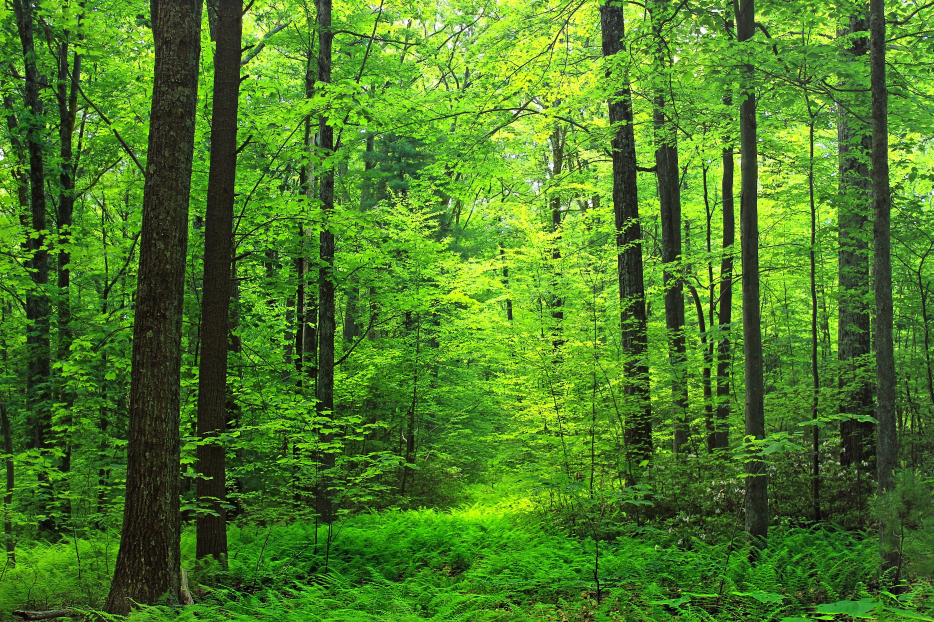
#> input picture Forrest.jpg, 2800 x 1866 px (shown at 1/3 size)
$ python -i generate_puzzle_pieces.py   (imports and definitions only)
#> lines starting #> are read from the running program, lines starting #| are printed output that depends on the picture
from PIL import Image
import math
import matplotlib.pyplot as plt
import random

class Image_Puzzle:

    def __init__(self, image_path, max_dim=1080):
        self.image = self._crop_to_square_center(image_path, max_dim)
        self.pieces = []
        self.placement_dict = {}

    def _crop_to_square_center(self, image_path, max_dim):
#> called with image_path = 'Forrest.jpg', max_dim = 1080
        image = Image.open(image_path)
#> image is the input picture: PIL image 2800x1866 RGB; mean R, G, B 76.9, 124, 37.8
        width, height = image.size
#> width = 2800; height = 1866
        side_length = min(width, height)
#> side_length = 1866

        left = (width - side_length) // 2
#> left = 467
        top = (height - side_length) // 2
#> top = 0
        right = left + side_length
#> right = 2333
        bottom = top + side_length
#> bottom = 1866
        square = image.crop((left, top, right, bottom))
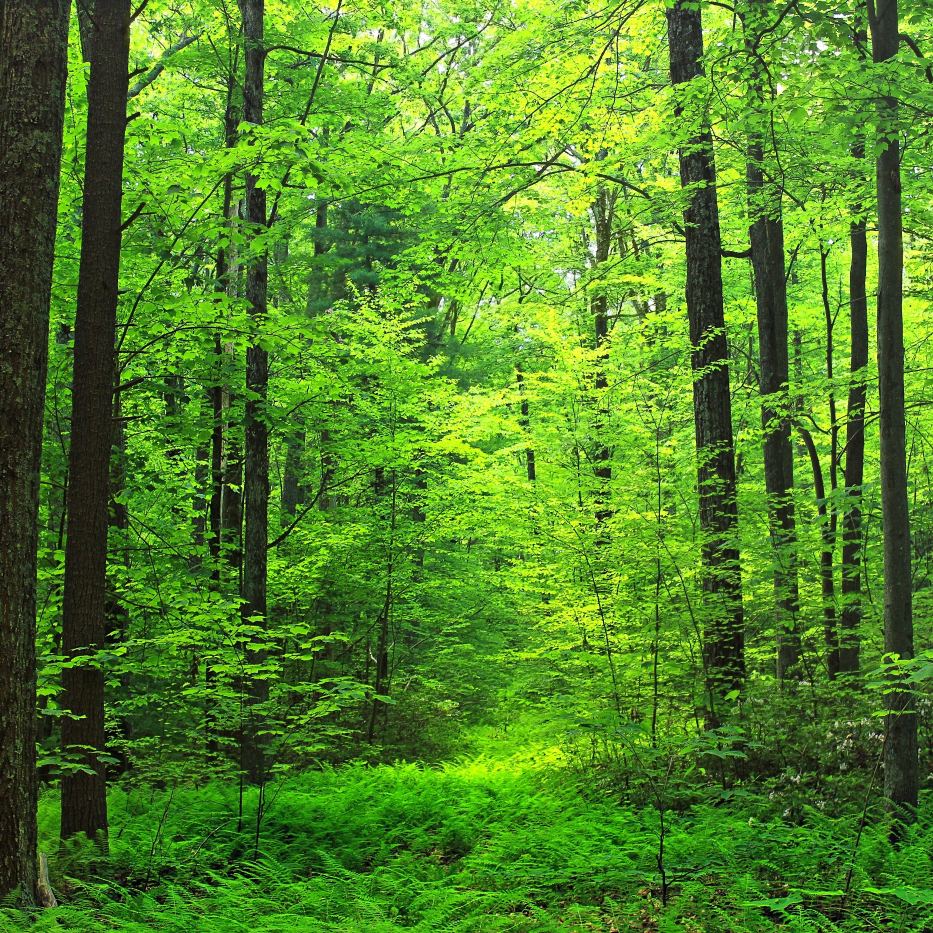
#> square: PIL image 1866x1866 RGB (shown at 1/2 size); mean R, G, B 81.5, 130.9, 38.5

        if max_dim is not None and side_length > max_dim:
            square = square.resize((max_dim, max_dim), Image.LANCZOS)
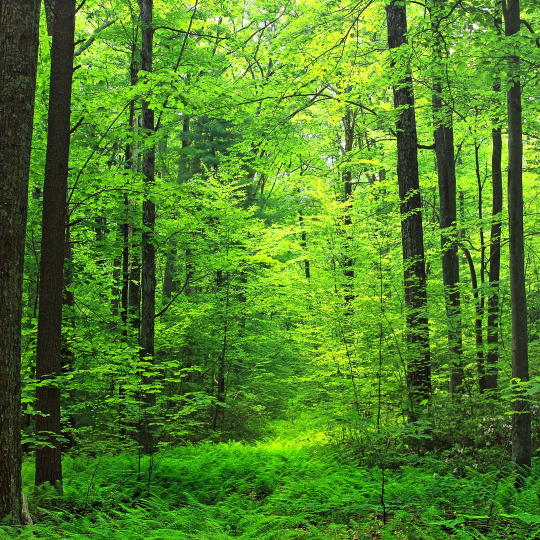
#> square: PIL image 1080x1080 RGB (shown at 1/2 size); mean R, G, B 81.5, 130.7, 38.6
        return square

    # [104 lines left out: functions split_into_grid, show_all_pieces, _show_reassembled, _rotate_back, not called in this run]

    def _show_reassembled(self, reassembled, info, show_labels):
        n = int(math.sqrt(len(reassembled)))
        _, axes = plt.subplots(n, n, figsize=(8, 8))

        for i, ax in enumerate(axes.flat):
            piece = reassembled[i]
            if piece:
                ax.imshow(piece)

            ax.axis("off")

            if show_labels and i in info:
                size = piece.size[0]
                ax.text(size / 2, size / 2, f"{info[i]['from_position']}",
                        color="white", ha="center", va="center",
                        fontsize=12, weight="bold")
                ax.text(size / 2, size / 2 + 25, f"{info[i]['angle']}°",
                        color="yellow", ha="center", va="center",
                        fontsize=10)

        plt.tight_layout()
        plt.show()


    def reassemble(self, show=True, show_labels=False):
        """
        Reassemble pieces using placement_dict.
        Shows original image with labels indicating where each piece came from.
        """
#> called with show = True, show_labels = False
        reassembled = [None] * len(self.pieces)
        reassemble_info = {}

        for current_idx, info in self.placement_dict.items():
            shuffle_id = info["shuffle_id"]
            angle = info["angle"]

            piece = self.pieces[current_idx]
            original_piece = self._rotate_back(piece, angle)

            reassembled[shuffle_id] = original_piece
            reassemble_info[shuffle_id] = {
                "from_position": current_idx,
                "angle": angle
            }

        if show:
            self._show_reassembled(reassembled, reassemble_info, show_labels)

        return reassembled


        def get_pieces(self):
            return self.pieces

#> (the run stopped early here; a loop or call above may not have finished)

$ run again, on dock.jpg
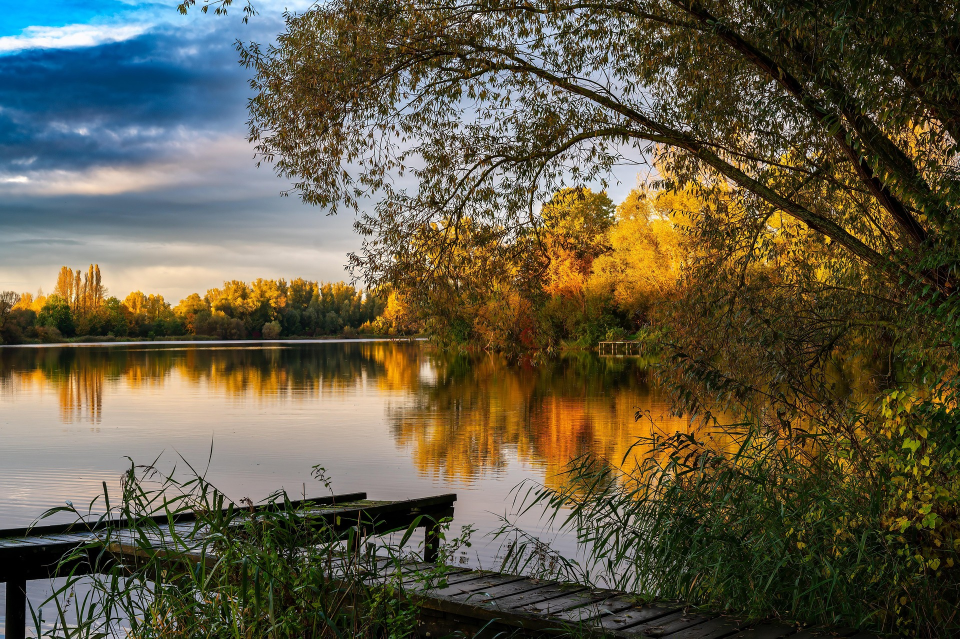
#> input picture dock.jpg, 1920 x 1277 px (shown at 1/2 size)
#> in _crop_to_square_center, image is the input picture: PIL image 1920x1277 RGB; mean R, G, B 97.1, 90.7, 70.3
#> in _crop_to_square_center, `square = image.crop((left, top, right, bottom))`:
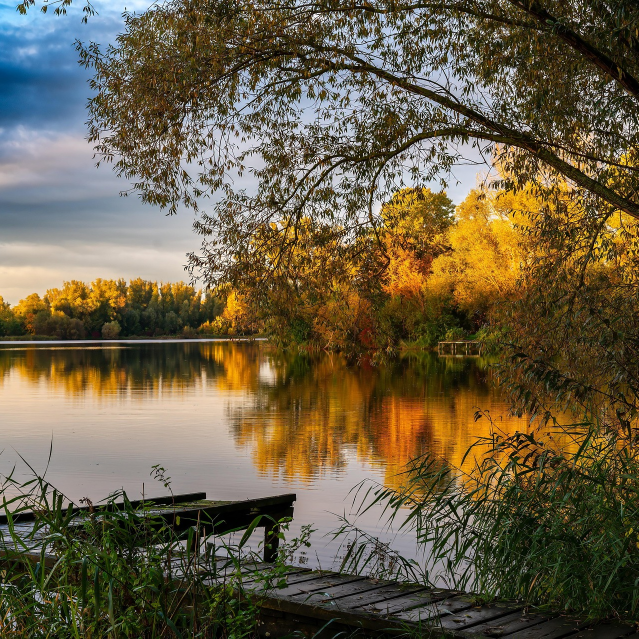
#> square: PIL image 1277x1277 RGB (shown at 1/2 size); mean R, G, B 106.1, 94.7, 70.5
#> in _crop_to_square_center, `square = square.resize((max_dim, max_dim), Image.LANCZOS)`:
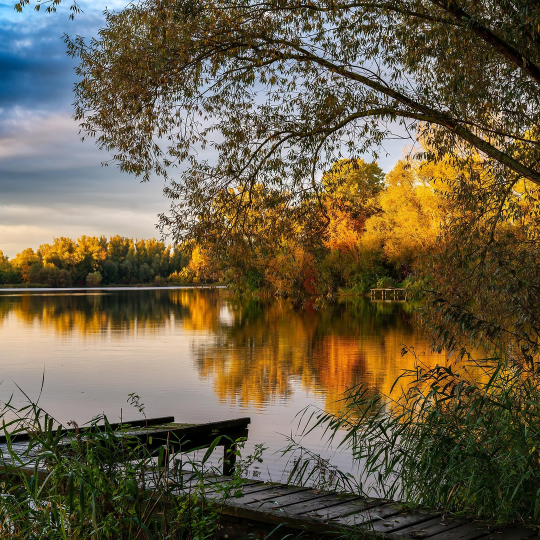
#> square: PIL image 1080x1080 RGB (shown at 1/2 size); mean R, G, B 106.1, 94.7, 70.8
